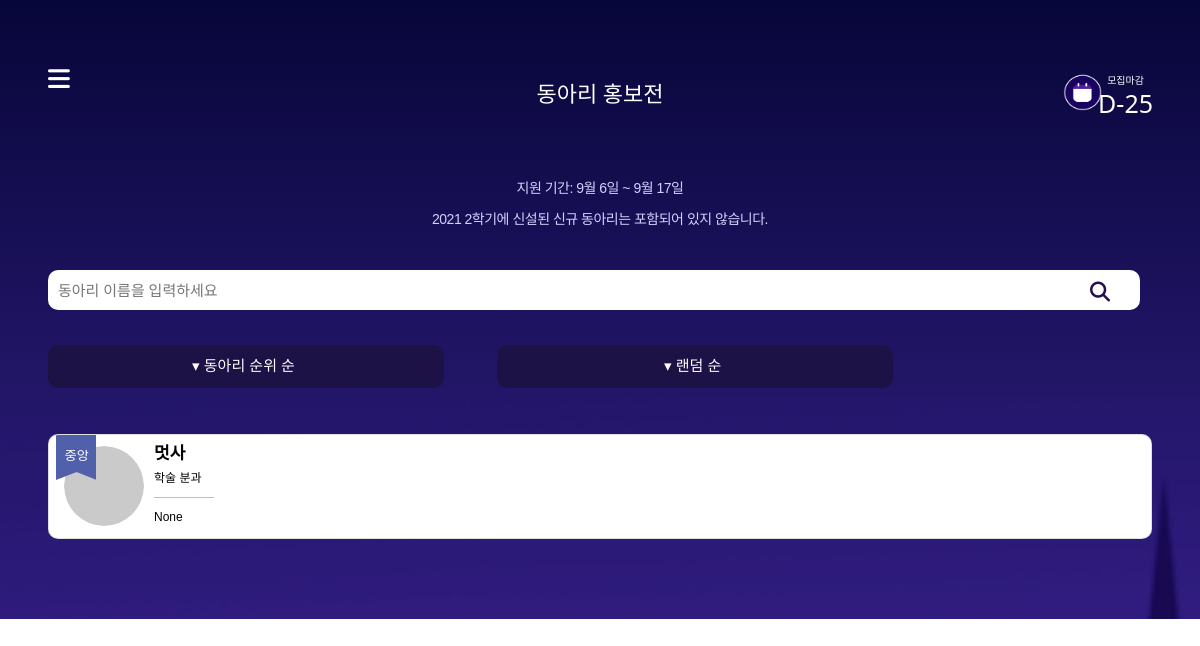
The app's page /club/, older data.
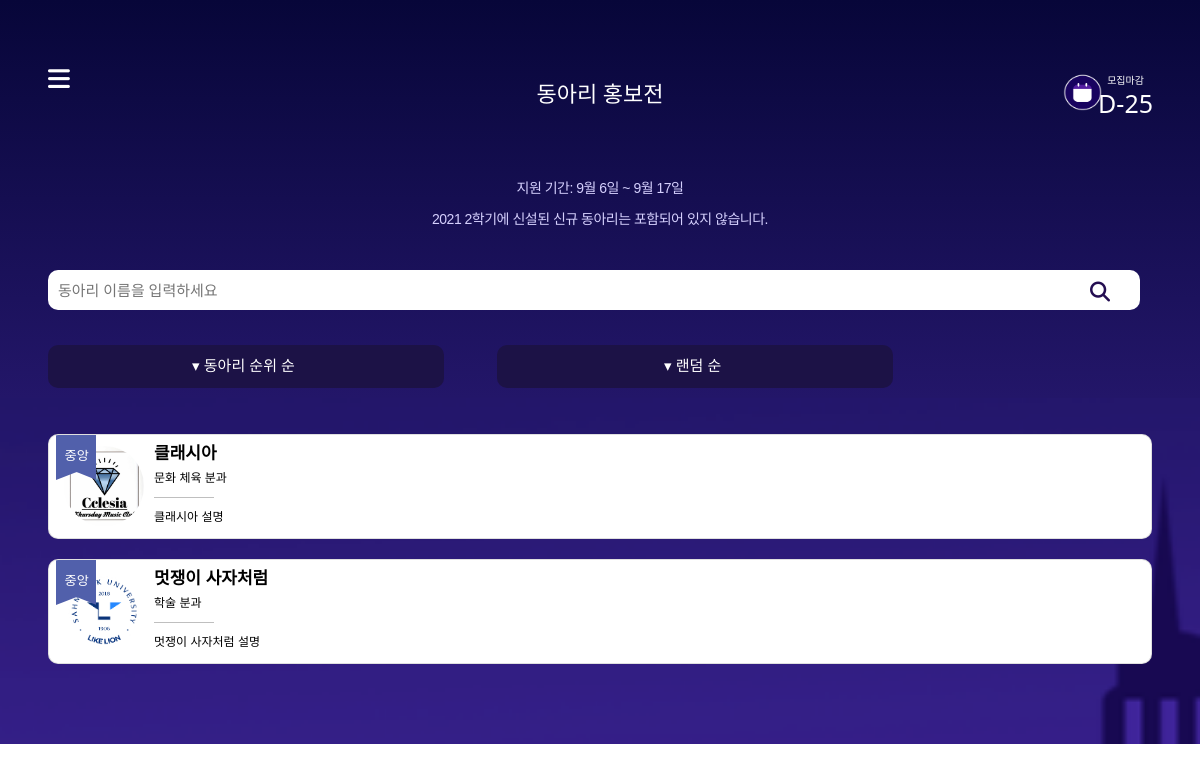
The same page, newer data.
### base/models.py (models this page shows, shortened)
class Clubs(models.Model):
    club_id = models.AutoField(primary_key=True)
    club_name = models.CharField(max_length=200, blank=True, null=True)
    main_club = models.IntegerField(blank=True, null=True)
    club_desc = models.CharField(max_length=200, blank=True, null=True)
    user = models.ForeignKey(AuthUser, models.DO_NOTHING, blank=True, null=True)
    club_type = models.ForeignKey(ClubTypes, models.DO_NOTHING)
    club_img = models.ImageField(upload_to='images/', blank=True, null=True) # 활동사진
    club_logo = models.ImageField(upload_to='images/', blank=True, null=True) #로고
    rank = models.IntegerField(blank=True, null=True)
    sns_link = models.CharField(max_length=500, blank=True, null=True) # 여분
    instagram_link = models.CharField(max_length=500, blank=True, null=True)
    facebook_link = models.CharField(max_length=500, blank=True, null=True)
    youtube_link = models.CharField(max_length=500, blank=True, null=True)
    form_link = models.CharField(max_length=500, blank=True, null=True)
    recruitment_content = models.TextField(blank=True, null=True)

class ClubTypes(models.Model):
    club_type_id = models.AutoField(primary_key=True)
    club_type_name = models.CharField(max_length=200, blank=True, null=True)
    club_type_desc = models.CharField(max_length=200, blank=True, null=True)
    club_type = models.IntegerField(blank=True, null=True)
    def __str__(self):
        return self.club_type_name

### club/views.py (the view)
# urls.py: path('', views.home1, name="home1"),
def home1(request):
    template_name='main.html'
    club_list = Clubs.objects.all().order_by('?')
    side_menu1 = Clubs.objects.all().filter(club_type = 1)
    side_menu2 = Clubs.objects.all().filter(club_type = 2)
    side_menu3 = Clubs.objects.all().filter(club_type = 3)
    if request.GET.get("keyword"):
        keyword = request.GET.get("keyword")
        club_list = Clubs.objects.filter(Q(club_name__icontains = keyword)).distinct()
    if request.GET.get('rank'):
        club_list = sorted(club_list, key=operator.attrgetter('rank'))
    if request.GET.get('dday'):
        club_list = sorted(club_list, key=operator.attrgetter('deadline'), reverse=True)
    return render(request, template_name, {'club_list':club_list})

### base/templates/main.html (shortened to what this page needs)
{% load static %}
<!DOCTYPE html>
<html lang="en">
<head>
  <link rel="stylesheet" href="{% static 'css/main.css' %}">
  <link rel="stylesheet" href="https://maxcdn.bootstrapcdn.com/bootstrap/3.3.2/css/bootstrap.min.css">
  <link rel="stylesheet" href="https://maxcdn.bootstrapcdn.com/bootstrap/3.3.2/css/bootstrap-theme.min.css">
  <link href="https://cdn.jsdelivr.net/npm/bootstrap@5.0.2/dist/css/bootstrap.min.css" rel="stylesheet"
>
</head>
<body>
  <header>
    {% include 'side.html' %}
    <div class="club_text">
      <p id="club_txt">지원 기간: 9월 6일 ~ 9월 17일</p>
      <p id="club_txt">2021 2학기에 신설된 신규 동아리는 포함되어 있지 않습니다.</p>
    </div>
    <form action="{% url 'home1' %}" method="GET">
      <div class="search-bar">
        <input type="search" placeholder="동아리 이름을 입력하세요" name="keyword">
        <button type="submit" class="fas fa-search"></button>
      </div>
    </form>
    <div class="club_sort_btn">
      <form method="get">
        <button type="submit" name="rank" class="sort_btn" value="rank">▾ 동아리 순위 순</button>
        <button type="submit" name="random" class="sort_btn">▾ 랜덤 순</button>
      </form>
    </div>
  </header>
  <main>
    {% for club in club_list %}
    <a href="{% url 'home' club.club_id %}">
    <div class="card" style="border-radius: 10px;">
      <div class="c_img">
        <div class="card_img">
          {% if club.club_logo %}
          <img src="{{club.club_logo.url}}" width="80px" height="80px" style="border-radius: 50%">
          {% else %}
          <img src="{% static '1.png' %}" width="80px" height="80px" style="border-radius: 50%">
          {% endif %}
        </div>
        {% if club.main_club == 1 %}
        <img class="flag" src="{% static '중앙.svg' %}" width="40px" height="45px">
        {% elif club.main_club == 0 %}
        <img class="flag" src="{% static '가등록.svg' %}" width="40px" height="45px">
        {% endif %}
      </div>
        <div class="text-wrap">
          <h1>{{club.club_name}}</h1>
          <span>{{club.club_type}}</span>
          <hr style="color: black;" width="60px">
          <span id="club_t">{{club.club_desc}}</span>
        </div>
      </div>
    </a>
    {% endfor %}
  </main>
</body>
</html>

### base/templates/side.html (shortened to what this page needs)
{% load static %}
<!DOCTYPE html>
<html lang="en">
<head>
  <link rel="stylesheet" href="{% static 'css/side.css' %}">
  <link rel="stylesheet" href="https://maxcdn.bootstrapcdn.com/bootstrap/3.3.2/css/bootstrap.min.css">
  <link rel="stylesheet" href="https://maxcdn.bootstrapcdn.com/bootstrap/3.3.2/css/bootstrap-theme.min.css">
  <link href="https://cdn.jsdelivr.net/npm/bootstrap@5.0.2/dist/css/bootstrap.min.css" rel="stylesheet">
</head>
{% block content %}
<body>
  <section>
    <div class="menu_Btn"><i class="fas fa-bars" id="OpenBtn"></i></div>
    <h1>동아리 홍보전</h1>
    <img class="dday_calendar" src="{% static 'dday_calendar.png' %}"><div class="counter"></div>
  </section>
</body>
{% endblock %}
</html>

### base/static/css/main.css (style rules this page uses)
body { margin: 0; padding: 0; width: 100%; height: 100%; box-sizing: border-box; }
header { color: white; position: sticky; background: linear-gradient(#070639, #231669); background-size: cover; top: 0; left: 0; right: 0; z-index: 1; }
.club_text { margin: 5px 0 20px 0; text-align: center; }
#club_txt { font-family: 'Noto Sans KR', sans-serif; font-weight: 300; font-size: 14px; letter-spacing: -0.5px; color: #D5D0FD; }
.search-bar { position: relative; width: 100%; margin: 10px 0 10px 0; padding: 20px 5% 20px 4%; }
.search-bar>input { width: 100%; height: 40px; border: 0px; border-radius: 10px; padding-left: 10px; font-size: 15px; color: black; }
.fa-search { background-color: transparent; border: none; position: absolute; right: 7%; top: 38%; font-size: 20px; color: #240E51; }
.club_sort_btn { font-family: 'Noto Sans KR', sans-serif; font-weight: 300; font-size: 15px; color: white; display: contents; }
.sort_btn { border: none; border-radius: 10px; padding: 10px 5px 10px 0px; width: 33%; margin: 5px 1px 10px 4%; background-color: #1C1246; }
main { padding: 3% 4% 5% 4%; width: 100%; height: 100%; background: linear-gradient(#240E51, #4D29A8); background-image: url("../../../static/메인배경.png"); background-size: cover; }
.card { z-index: 0; transition: 0.3s; position: relative; border: none; width: 100%; max-width: 100%; height: 105px; overflow: hidden; display: inline-block; margin-bottom: 20px; background-color: white; }
.c_img { width: 100px; height: 80px; }
.card_img { position: absolute; left: 15px; top: 11px; }
.flag { position: relative; z-index: 1; margin: 0 7px; }
.text-wrap { position: absolute; bottom: 12px; left: 80px; z-index: 10; padding-left: 25px; }
.text-wrap h1 { font-size: 17px; margin-bottom: 5px; color: black; font-family: 'Noto Sans KR', sans-serif; font-weight: 700; }
.text-wrap span { color: black; font-size: 12px; font-family: 'Noto Sans KR', sans-serif; font-weight: 500; }
.text-wrap #club_t { font-family: 'Noto Sans KR', sans-serif; font-weight: 300; }

### base/static/css/side.css (style rules this page uses)
body { margin: 0; padding: 0; box-sizing: border-box; }
section { padding: 5% 4%; width: 100%; height: 100%; color:white; background-color: transparent; }
.dday_calendar { margin-right: 50px; margin-top: -40px; float: right; width: 39px; height: 41px; }
.counter { text-align: center; margin-right: -90px; margin-top: -40px; float: right; }
.menu_Btn { position: absolute; font-size: 25px; color: white; }
section>h1 { padding-top: 2%; font-family: 'twaysky'; font-size: 22px; text-align: center; }

Row changes from the older to the newer data that the page shows:
added Clubs: club_logo (picture), main_club 1 (drawn), club_name "클래시아", club_type "문화 체육 분과", club_desc "클래시아 설명"
changed Clubs "학술 분과": club_logo: picture added; club_name "멋사" → "멋쟁이 사자처럼"; club_desc "None" → "멋쟁이 사자처럼 설명"
